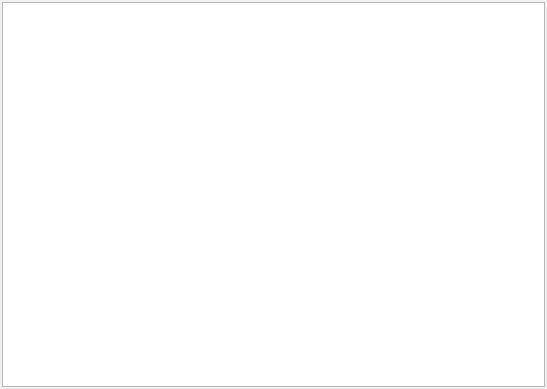
<?xml version="1.0" encoding="UTF-8"?>
<ui version="4.0">
 <class>LogWindow</class>
 <widget class="QDialog" name="LogWindow">
  <property name="geometry">
   <rect>
    <x>0</x>
    <y>0</y>
    <width>547</width>
    <height>389</height>
   </rect>
  </property>
  <property name="windowTitle">
   <string>Message Log</string>
  </property>
  <property name="windowIcon">
   <iconset resource="../QPacman/qpacman.qrc">
    <normaloff>:/pics/kpk-important.png</normaloff>:/pics/kpk-important.png</iconset>
  </property>
  <layout class="QHBoxLayout" name="horizontalLayout">
   <property name="leftMargin">
    <number>2</number>
   </property>
   <property name="topMargin">
    <number>2</number>
   </property>
   <property name="rightMargin">
    <number>2</number>
   </property>
   <property name="bottomMargin">
    <number>2</number>
   </property>
   <item>
    <widget class="QPlainTextEdit" name="logEdit">
     <property name="readOnly">
      <bool>true</bool>
     </property>
     <property name="plainText">
      <string notr="true"/>
     </property>
     <property name="centerOnScroll">
      <bool>false</bool>
     </property>
    </widget>
   </item>
  </layout>
 </widget>
 <resources>
  <include location="../QPacman/qpacman.qrc"/>
 </resources>
 <connections/>
</ui>
